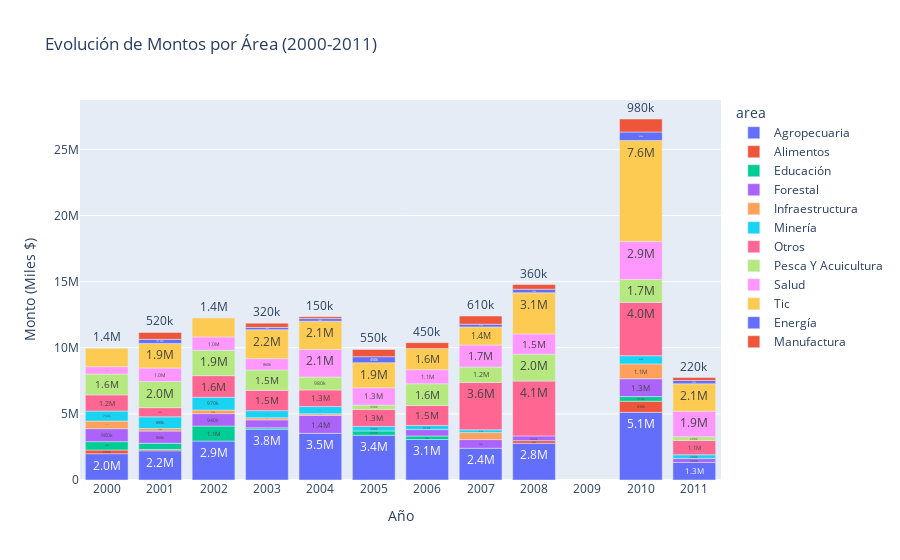

The notebook cell saved with this chart:
### Code cell
# Agrupar montos por año y área
amount_evolution = df_amounts.groupby(['year', 'area'])['amount'].sum().reset_index()

fig5 = px.bar(amount_evolution, 
              x='year', 
              y='amount', 
              color='area', 
              title='Evolución de Montos por Área (2000-2011)',
              labels={'year': 'Año', 'amount': 'Monto (Miles $)'},
              text_auto='.2s')

fig5.update_layout(xaxis_tickmode='linear')
fig5.show()

### Figure 1 — Plotly figure (JSON) as saved in the notebook; plotly's stock layout.template omitted (floating-point values rounded to 4 significant figures)
{"data": [{"hovertemplate": "area=Agropecuaria<br>Año=%{x}<br>Monto (Miles $)=%{y}<extra></extra>", "legendgroup": "Agropecuaria", "marker": {"color": "#636efa", "pattern": {"shape": ""}}, "name": "Agropecuaria", "orientation": "v", "showlegend": true, "textposition": "auto", "texttemplate": "%{y:.2s}", "type": "bar", "x": [2000, 2001, 2002, 2003, 2004, 2005, 2006, 2007, 2008, 2010, 2011], "xaxis": "x", "y": [1990000.0, 2211000.0, 2945000.0, 3843000.0, 3529000.0, 3386000.0, 3065000.0, 2401000.0, 2776000.0, 5121000.0, 1329000.0], "yaxis": "y"}, {"hovertemplate": "area=Alimentos<br>Año=%{x}<br>Monto (Miles $)=%{y}<extra></extra>", "legendgroup": "Alimentos", "marker": {"color": "#EF553B", "pattern": {"shape": ""}}, "name": "Alimentos", "orientation": "v", "showlegend": true, "textposition": "auto", "texttemplate": "%{y:.2s}", "type": "bar", "x": [2000, 2001, 2008, 2010], "xaxis": "x", "y": [276000.0, 100000.0, 201400.0, 834400.0], "yaxis": "y"}, {"hovertemplate": "area=Educación<br>Año=%{x}<br>Monto (Miles $)=%{y}<extra></extra>", "legendgroup": "Educación", "marker": {"color": "#00cc96", "pattern": {"shape": ""}}, "name": "Educación", "orientation": "v", "showlegend": true, "textposition": "auto", "texttemplate": "%{y:.2s}", "type": "bar", "x": [2000, 2001, 2002, 2003, 2005, 2006, 2010], "xaxis": "x", "y": [636000.0, 471000.0, 1135000.0, 105000.0, 325400.0, 262000.0, 353000.0], "yaxis": "y"}, {"hovertemplate": "area=Forestal<br>Año=%{x}<br>Monto (Miles $)=%{y}<extra></extra>", "legendgroup": "Forestal", "marker": {"color": "#ab63fa", "pattern": {"shape": ""}}, "name": "Forestal", "orientation": "v", "showlegend": true, "textposition": "auto", "texttemplate": "%{y:.2s}", "type": "bar", "x": [2000, 2001, 2002, 2003, 2004, 2006, 2007, 2008, 2010, 2011], "xaxis": "x", "y": [980000.0, 918000.0, 939000.0, 602000.0, 1361000.0, 484800.0, 655000.0, 356400.0, 1349000.0, 295500.0], "yaxis": "y"}, {"hovertemplate": "area=Infraestructura<br>Año=%{x}<br>Monto (Miles $)=%{y}<extra></extra>", "legendgroup": "Infraestructura", "marker": {"color": "#FFA15A", "pattern": {"shape": ""}}, "name": "Infraestructura", "orientation": "v", "showlegend": true, "textposition": "auto", "texttemplate": "%{y:.2s}", "type": "bar", "x": [2000, 2001, 2002, 2003, 2004, 2007, 2010], "xaxis": "x", "y": [571000.0, 190000.0, 268000.0, 155000.0, 117000.0, 528000.0, 1121000.0], "yaxis": "y"}, {"hovertemplate": "area=Minería<br>Año=%{x}<br>Monto (Miles $)=%{y}<extra></extra>", "legendgroup": "Minería", "marker": {"color": "#19d3f3", "pattern": {"shape": ""}}, "name": "Minería", "orientation": "v", "showlegend": true, "textposition": "auto", "texttemplate": "%{y:.2s}", "type": "bar", "x": [2000, 2001, 2002, 2003, 2004, 2005, 2006, 2007, 2010, 2011], "xaxis": "x", "y": [760000.0, 888000.0, 970000.0, 540000.0, 546000.0, 343200.0, 311300.0, 209000.0, 620400.0, 286100.0], "yaxis": "y"}, {"hovertemplate": "area=Otros<br>Año=%{x}<br>Monto (Miles $)=%{y}<extra></extra>", "legendgroup": "Otros", "marker": {"color": "#FF6692", "pattern": {"shape": ""}}, "name": "Otros", "orientation": "v", "showlegend": true, "textposition": "auto", "texttemplate": "%{y:.2s}", "type": "bar", "x": [2000, 2001, 2002, 2003, 2004, 2005, 2006, 2007, 2008, 2010, 2011], "xaxis": "x", "y": [1224000.0, 693000.0, 1636000.0, 1533000.0, 1258000.0, 1283000.0, 1506000.0, 3581000.0, 4149000.0, 4034000.0, 1078000.0], "yaxis": "y"}, {"hovertemplate": "area=Pesca Y Acuicultura<br>Año=%{x}<br>Monto (Miles $)=%{y}<extra></extra>", "legendgroup": "Pesca Y Acuicultura", "marker": {"color": "#B6E880", "pattern": {"shape": ""}}, "name": "Pesca Y Acuicultura", "orientation": "v", "showlegend": true, "textposition": "auto", "texttemplate": "%{y:.2s}", "type": "bar", "x": [2000, 2001, 2002, 2003, 2004, 2005, 2006, 2007, 2008, 2010, 2011], "xaxis": "x", "y": [1576000.0, 1976000.0, 1917000.0, 1542000.0, 976000.0, 325600.0, 1648000.0, 1169000.0, 2032000.0, 1740000.0, 285600.0], "yaxis": "y"}, {"hovertemplate": "area=Salud<br>Año=%{x}<br>Monto (Miles $)=%{y}<extra></extra>", "legendgroup": "Salud", "marker": {"color": "#FF97FF", "pattern": {"shape": ""}}, "name": "Salud", "orientation": "v", "showlegend": true, "textposition": "auto", "texttemplate": "%{y:.2s}", "type": "bar", "x": [2000, 2001, 2002, 2003, 2004, 2005, 2006, 2007, 2008, 2010, 2011], "xaxis": "x", "y": [555000.0, 1025000.0, 1011000.0, 856000.0, 2085000.0, 1309000.0, 1068000.0, 1665000.0, 1534000.0, 2863000.0, 1926000.0], "yaxis": "y"}, {"hovertemplate": "area=Tic<br>Año=%{x}<br>Monto (Miles $)=%{y}<extra></extra>", "legendgroup": "Tic", "marker": {"color": "#FECB52", "pattern": {"shape": ""}}, "name": "Tic", "orientation": "v", "showlegend": true, "textposition": "auto", "texttemplate": "%{y:.2s}", "type": "bar", "x": [2000, 2001, 2002, 2003, 2004, 2005, 2006, 2007, 2008, 2010, 2011], "xaxis": "x", "y": [1393000.0, 1856000.0, 1433000.0, 2188000.0, 2137000.0, 1901000.0, 1593000.0, 1369000.0, 3113000.0, 7638000.0, 2078000.0], "yaxis": "y"}, {"hovertemplate": "area=Energía<br>Año=%{x}<br>Monto (Miles $)=%{y}<extra></extra>", "legendgroup": "Energía", "marker": {"color": "#636efa", "pattern": {"shape": ""}}, "name": "Energía", "orientation": "v", "showlegend": true, "textposition": "auto", "texttemplate": "%{y:.2s}", "type": "bar", "x": [2001, 2003, 2004, 2005, 2007, 2008, 2010, 2011], "xaxis": "x", "y": [309000.0, 180000.0, 199000.0, 451900.0, 209000.0, 265300.0, 646200.0, 249300.0], "yaxis": "y"}, {"hovertemplate": "area=Manufactura<br>Año=%{x}<br>Monto (Miles $)=%{y}<extra></extra>", "legendgroup": "Manufactura", "marker": {"color": "#EF553B", "pattern": {"shape": ""}}, "name": "Manufactura", "orientation": "v", "showlegend": true, "textposition": "auto", "texttemplate": "%{y:.2s}", "type": "bar", "x": [2001, 2003, 2004, 2005, 2006, 2007, 2008, 2010, 2011], "xaxis": "x", "y": [519000.0, 319000.0, 146000.0, 547900.0, 449600.0, 614000.0, 356400.0, 981200.0, 222000.0], "yaxis": "y"}], "layout": {"barmode": "relative", "legend": {"title": {"text": "area"}, "tracegroupgap": 0}, "title": {"text": "Evolución de Montos por Área (2000-2011)"}, "xaxis": {"anchor": "y", "domain": [0, 1], "tickmode": "linear", "title": {"text": "Año"}}, "yaxis": {"anchor": "x", "domain": [0, 1], "title": {"text": "Monto (Miles $)"}}}}
